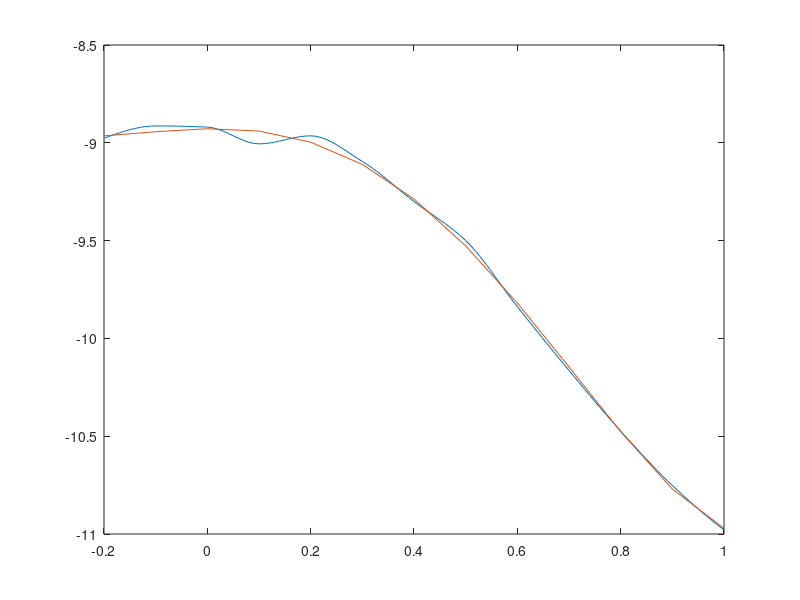

MATLAB code to generate this figure:
clear all
y=[];
x=-0.2:0.1:1;
for i=x
    a=2*i^5-3*i^3-i^2-9;
    y=[y a];
end
y=y+0.1*rand(1,13);
p=polyfit(x,y,5);
p1=polyval(p,x);
xx=-0.2:0.01:1;
pp1=pchip(x,y,xx);
plot(xx,pp1,x,p1)
hold on